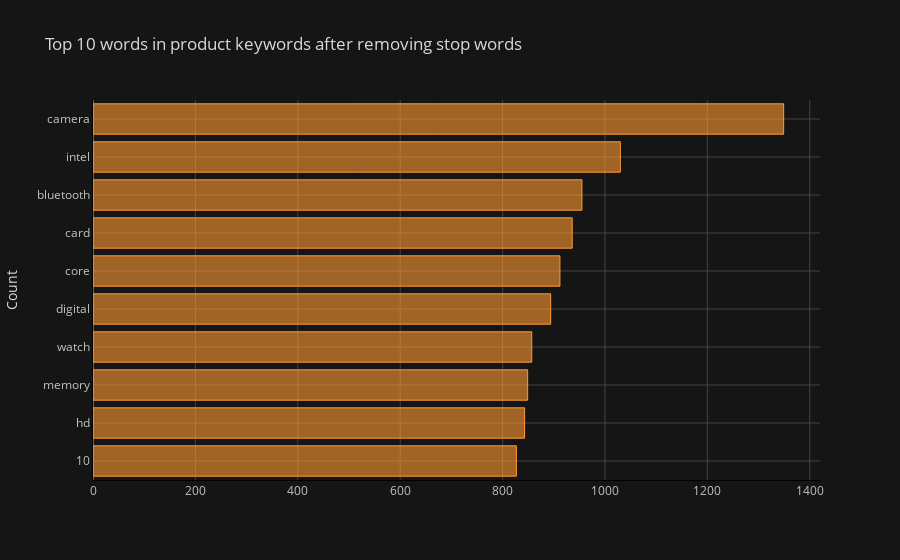

This figure's notebook cell:
### Markdown cell above
Visualize Frequency Distribution After Removing Stop Words

### Code cell
common_words = get_top_n_words(df['keywords'], n=10)

df2 = pd.DataFrame(common_words, columns = ['keywords' , 'count'])

df2.groupby('keywords').sum()['count'].sort_values().iplot(
    kind='barh', yTitle='Count', linecolor='black', title='Top 10 words in product keywords after removing stop words'
)

### Figure 1 — Plotly figure (JSON) as saved in the notebook; plotly's stock layout.template omitted (floating-point values rounded to 4 significant figures)
{"data": [{"marker": {"color": "rgba(255, 153, 51, 0.6)", "line": {"color": "rgba(255, 153, 51, 1.0)", "width": 1}}, "name": "count", "orientation": "h", "text": "", "type": "bar", "x": [827, 843, 849, 857, 894, 912, 936, 955, 1030, 1349], "y": ["10", "hd", "memory", "watch", "digital", "core", "card", "bluetooth", "intel", "camera"]}], "layout": {"legend": {"bgcolor": "#151516", "font": {"color": "#D9D9D9"}}, "paper_bgcolor": "#151516", "plot_bgcolor": "#151516", "title": {"font": {"color": "#D9D9D9"}, "text": "Top 10 words in product keywords after removing stop words"}, "xaxis": {"gridcolor": "#434343", "linecolor": "black", "showgrid": true, "tickfont": {"color": "#C2C2C2"}, "title": {"font": {"color": "#D9D9D9"}, "text": ""}, "zerolinecolor": "#666570"}, "yaxis": {"gridcolor": "#434343", "linecolor": "black", "showgrid": true, "tickfont": {"color": "#C2C2C2"}, "title": {"font": {"color": "#D9D9D9"}, "text": "Count"}, "zerolinecolor": "#666570"}}}
